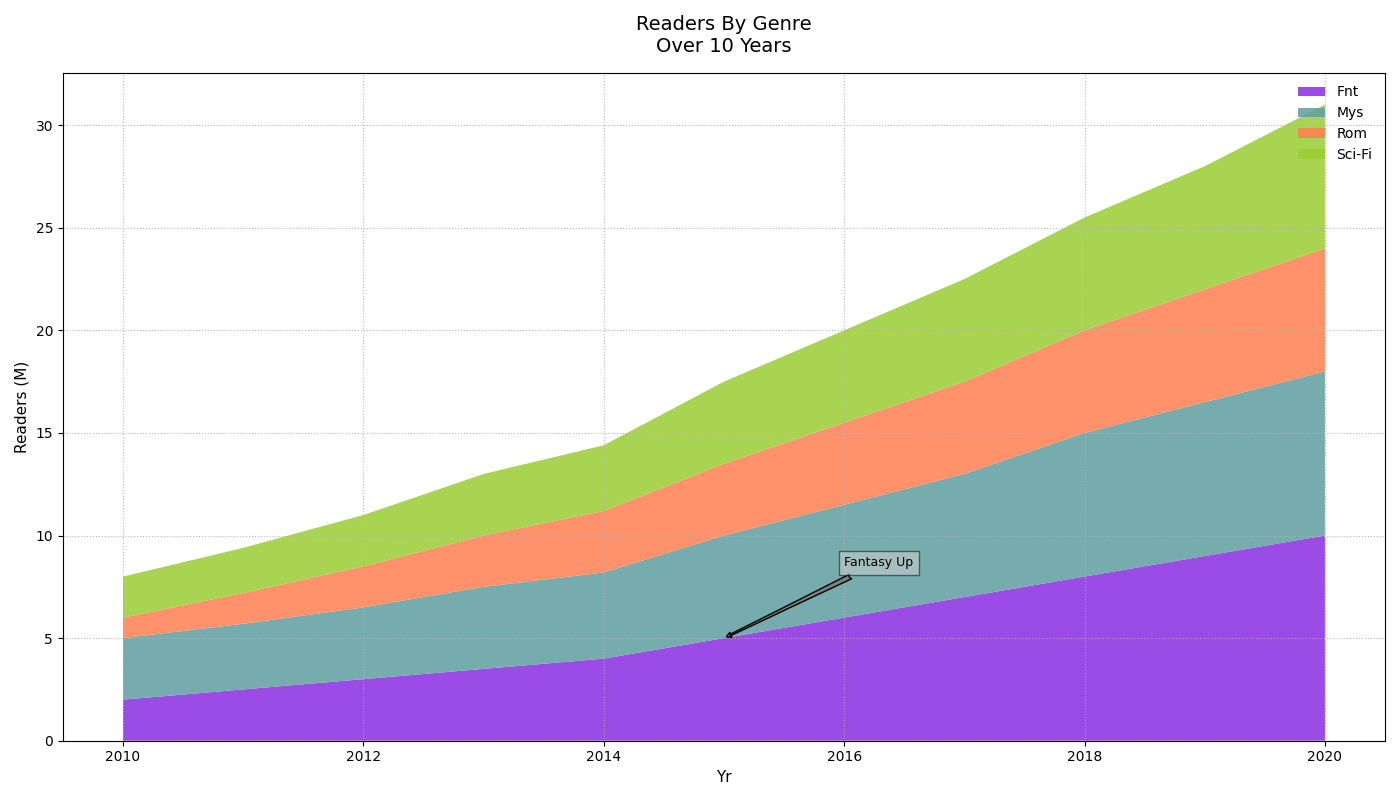

Source code (Python):
import matplotlib.pyplot as plt
import numpy as np

years = np.arange(2010, 2021)
fantasy_readership = [2, 2.5, 3, 3.5, 4, 5, 6, 7, 8, 9, 10]
mystery_readership = [3, 3.2, 3.5, 4, 4.2, 5, 5.5, 6, 7, 7.5, 8]
romance_readership = [1, 1.5, 2, 2.5, 3, 3.5, 4, 4.5, 5, 5.5, 6]
sci_fi_readership = [2, 2.2, 2.5, 3, 3.2, 4, 4.5, 5, 5.5, 6, 7]
readership_data = np.vstack([fantasy_readership, mystery_readership, romance_readership, sci_fi_readership])
genres = ['Fnt', 'Mys', 'Rom', 'Sci-Fi']

fig, ax = plt.subplots(figsize=(14, 8))

ax.stackplot(years, readership_data, labels=genres, colors=['#8A2BE2', '#5F9EA0', '#FF7F50', '#9ACD32'], alpha=0.85)

ax.set_title('Readers By Genre\nOver 10 Years', fontsize=14, fontweight='medium', pad=15)
ax.set_xlabel('Yr', fontsize=11)
ax.set_ylabel('Readers (M)', fontsize=11)

ax.grid(linestyle=':', alpha=0.9)

ax.legend(loc='upper right', frameon=False, fontsize=10)

ax.annotate('Fantasy Up', xy=(2015, 5), xytext=(2016, 8.5),
            arrowprops=dict(facecolor='gray', arrowstyle='fancy'), fontsize=9, ha='left', bbox=dict(facecolor='lightgray', alpha=0.5))

plt.tight_layout()
plt.show()
